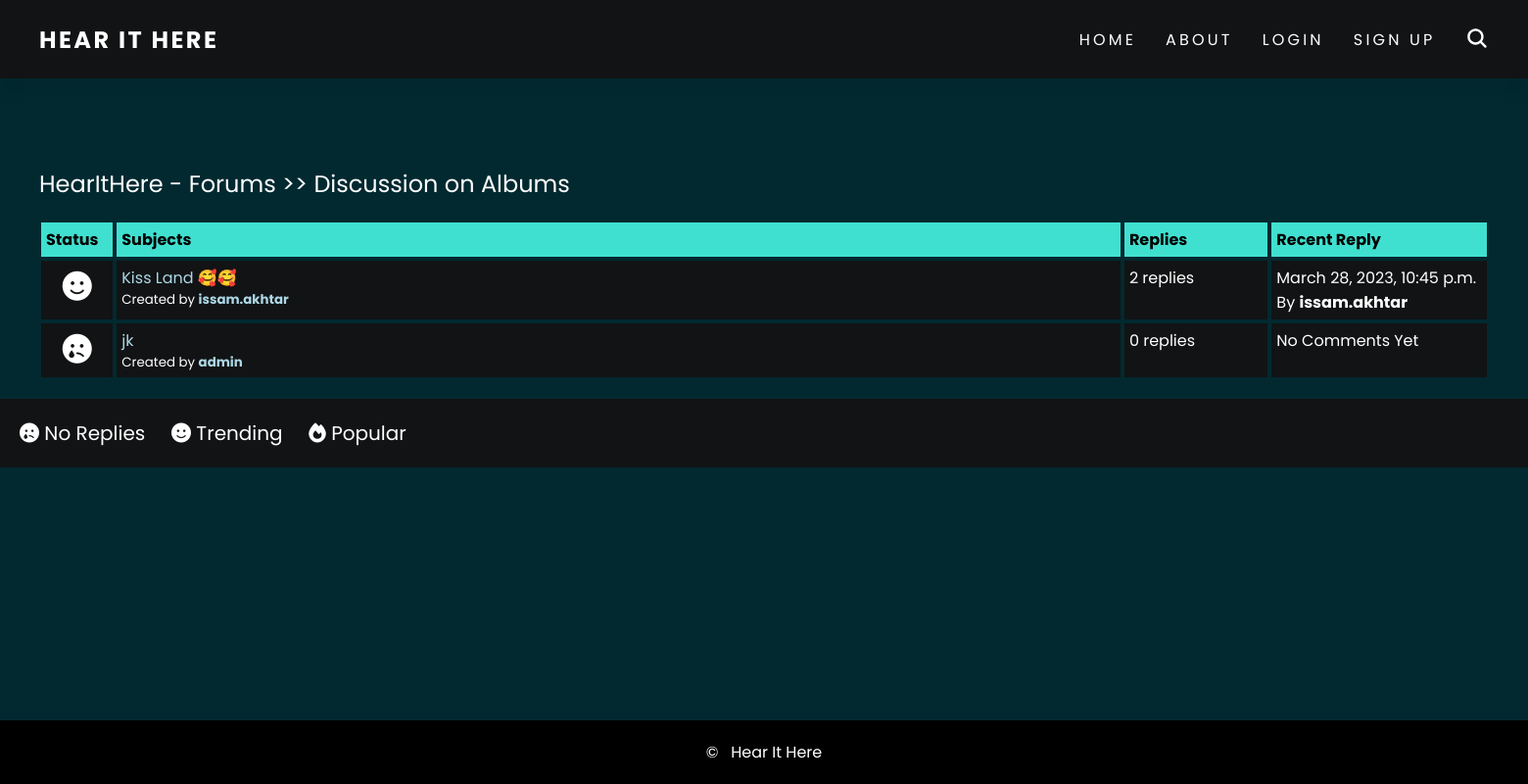
Page /forum/3/ on the earlier database version.
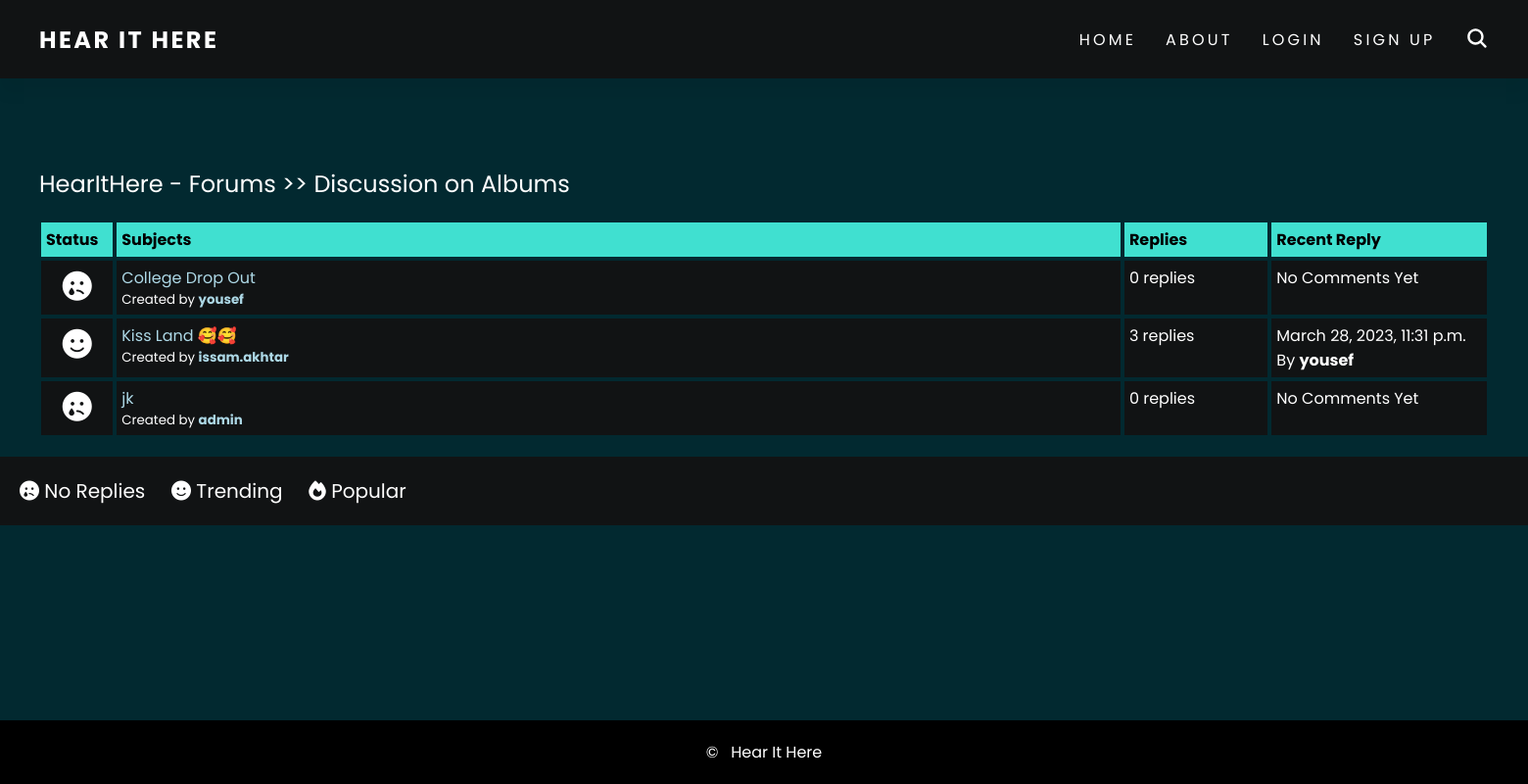
Same page on the later database version.
### forum/models.py (models this page shows, shortened)
class Category(models.Model):
    title = models.CharField(max_length=50, unique=True, null=False)
    content = models.CharField(max_length=500, null=True)

class Post(models.Model):
    title = models.CharField(max_length=100, unique=True, null=False)
    description = models.TextField(null=False)
    time = models.DateTimeField(auto_now_add=True)
    user = models.ForeignKey(CustomUser, on_delete=models.CASCADE)
    category = models.ForeignKey(Category, on_delete=models.CASCADE)

class Comment(models.Model):
    description = models.TextField(null=False, verbose_name="Reply:")
    time = models.DateTimeField(auto_now_add=True)
    user = models.ForeignKey(CustomUser, on_delete=models.CASCADE)
    post = models.ForeignKey(Post, on_delete=models.CASCADE)

### account/models.py (models this page shows, shortened)
class CustomUser(AbstractBaseUser, PermissionsMixin):
    email = models.EmailField(max_length=255, null=False, unique=True)
    username = models.CharField(max_length=50, null=False, unique=True)
    date_joined = models.DateTimeField(auto_now_add=True)
    is_staff = models.BooleanField(default=False)
    is_active = models.BooleanField(default=False)
    is_mod = models.BooleanField(default=False)
    USERNAME_FIELD = 'username'
    REQUIRED_FIELDS = ['email']
    objects = CustomUserManager()

### forum/views.py (the view)
# urls.py: path('<int:category_id>/', views.browse_posts, name='posts'),
def browse_posts(request, category_id):
    category = get_object_or_404(Category, id=category_id)
    posts = Post.objects.filter(category_id=category_id).order_by('-time')
    return render(request, 'forum/posts.html', {'category': category, 'posts': posts})

### forum/templates/forum/posts.html (shortened to what this page needs)
{% extends 'templates/base.html' %}
{% block content %}
<div class="container">
    <div class="navigate">
        <span>  <a href="{% url 'homepage:home' %}">HearItHere - Forums >> {{ category.title }}</a></span>
    </div>
    <div class="posts-table">
        <div class="table-head">
            <div class="status">Status</div>
            <div class="subjects">Subjects</div>
            <div class="replies">Replies</div>
            <div class="last-reply">Recent Reply</div>
        </div>
        {% for post in posts %}
        <div class="table-row">
            {% if post.comment_set.count == 0 %}
                 <div class = "status"><i class="fa-solid fa-face-sad-tear"></i></div>
            {% elif post.comment_set.count < 4 %}
                <div class = "status"><i class="fa-solid fa-face-smile"></i></div>
            {% else %}
                <div class = "status"><i class="fa-solid fa-fire"></i></div>
            {% endif %}
            <div class = "subjects"><a href="{% url 'forum:view_post' category_id=category.id post_id=post.id %}">
                {{ post.title }}</a>
                <div class="created-by">
                    <span>Created by <b><a href="{% url 'account:profile' username=post.user.username %}">
                        {{ post.user.username }}</a></b></span>
                </div>
            </div>
            <div class="replies">
                {{ post.comment_set.count }} replies
                <br>
            </div>
            <div class="last-reply">
                {% if post.comment_set.count == 0 %}
                    No Comments Yet
                {% else %}
                    {{ post.comment_set.last.time }}
                    <br>
                    By <b><a href="{% url 'account:profile' username=post.comment_set.last.user.username %}"></a>
                        {{ post.comment_set.last.user.username }}</a></b>
                        {% endif %}
            </div>
        </div>
        {% endfor %}
    </div>
</div>
<div class = "note">
    <span>
        <i class="fa-solid fa-face-sad-tear"></i> No Replies&nbsp;&nbsp;&nbsp;&nbsp;
    </span>
    <span>
        <i class="fa-solid fa-face-smile"></i> Trending&nbsp;&nbsp;&nbsp;&nbsp;
    </span>
    <span>
        <i class="fa-solid fa-fire"></i> Popular&nbsp;&nbsp;&nbsp;&nbsp;
    </span>
</div>
{% endblock %}

### templates/base.html (shortened to what this page needs)
 {% load static %}
<!DOCTYPE html>
<html lang="en">
    <head>
        <link rel="stylesheet" href="{% static 'css/style.css' %}" />
        <link
            href="https://unpkg.com/boxicons@2.1.4/css/boxicons.min.css"
            rel="stylesheet"
        />
    </head>
    <body>
        <header>
            <a href="{% url 'homepage:home' %}" class="logo">Hear It Here</a>
            <div class="nav-bar">
                <ul class="nav-list">
                    <li>
                        <a class="nav-items" href="{% url 'homepage:home' %}">Home</a>
                    </li>
                    <li>
                        <a class="nav-items" href="{% url 'account:about'%}">About</a>
                    </li>
                    {% if user.is_authenticated %}
                    <li>
                        <a class="nav-items" href="{% url 'account:genre'%}">Genre Match</a>
                    </li>
                    <li>
                        <a class="nav-items" href="{% url 'account:logout' %}">Logout</a>
                    </li>
                    <li>
                        <a class="nav-items" href="{% url 'account:profile' username=user.username %}">Profile</a>
                    </li>
                    {% else %}
                    <li>
                        <a class="nav-items" href="{% url 'account:login' %}">Login</a>
                    </li>
                    <li>
                        <a class="nav-items" href="{% url 'account:signup' %}">Sign Up</a>
                    </li>
                    {% endif %}
                </ul>
                <div class="search">
                  <span class="icon">
                    <ion-icon name="search" class="searchBtn" onclick="submitForm()"></ion-icon>
                  </span>
                </div>
            </div>
        </header>
        <br /><br /><br />
        <br /><br /><br />
        <main>{% block content %} {% endblock %}</main>
    <footer class="footer-bottom">
        <span>&copy; &nbsp; Hear It Here</span>
    </footer>
</body>
    </body>
</html>

### static/css/style.css (style rules this page uses)
* { margin: 0; padding: 0; box-sizing: border-box; font-family: 'Poppins'; }
body { min-height: 100vh; background: rgb(2, 41, 48) 100%; overflow-x: hidden; color: #fff; height: 100%; display: flex; flex-direction: column; margin-top: auto; }
main { flex: 1 0 auto; }
a { color: #fff; text-decoration: none; }
.container { margin: 0 20px; padding-bottom: 20px !important; padding: 0 20px; }
.subjects a { color: lightblue; }
header { position: absolute; top: 0; left: 0; width: 100%; height: 80px; background: #111314; padding: 20px 40px; display: flex; justify-content: space-between; align-items: center; box-shadow: 0 15px 15px rgba(0, 0, 0, 0.05); z-index: 20; }
.logo { color: #fff; text-decoration: none; font-size: 1.5em; font-weight: 700; text-transform: uppercase; letter-spacing: 0.1em; }
.nav-items { color: #fff; }
.nav-bar { display: flex; align-items: center; }
header ul { position: relative; display: flex; gap: 30px; }
header ul li { list-style: none; }
header ul li a { position: relative; text-decoration: none; font-size: 1em; color: #333; text-transform: uppercase; letter-spacing: 0.2em; }
header ul li a::before { content: ''; position: absolute; bottom: -2px; width: 100%; height: 2px; background: #40E0D0; transform: scaleX(0); transition: transform 0.5s ease-in-out; transform-origin: right; }
header .search { position: relative; display: flex; justify-content: center; align-items: center; font-size: 1.5em; z-index: 10; cursor: pointer; }
.searchBtn { position: relative; left: 30px; top: 2.5px; transition: 0.5s ease-in-out; }
footer { flex-shrink: 0; margin-top: 30px; padding: 20px; background-color: black; text-align: center; }
.table-head { display: flex; }
.table-head div { padding: 5px; margin: 2px; background: #40E0D0; font-weight: bold; color: black; }
.table-head .status { flex: 5%; }
.table-head .subjects { flex: 70%; }
.table-head .replies { flex: 10%; }
.table-head .last-reply { flex: 15%; }
.table-row { display: flex; }
.table-row .status, .table-row .subjects, .table-row .replies, .table-row .last-reply { padding: 5px; margin: 2px; background-color: #111314; }
.table-row .status { flex: 5%; font-size: 30px; text-align: center; }
.table-row .subjects { flex: 70%; }
.table-row .replies { flex: 10%; }
.table-row .last-reply { flex: 15%; }
.navigate { margin-block: 20px; font-weight: lighter; font-size: 24px; }
.navigate a { color: #fff; font-weight: bolder; }
.note { background-color: #111314; padding: 20px; display: block; }
.note span { font-size: 20px; margin-block: 5px; }
.created-by { font-size: smaller; }

Differences in the rows shown:
added Post: title "College Drop Out", user.username "yousef", comment_set.count "0", shows "No Comments Yet"
computed for Post "Kiss Land 🥰🥰": comment_set.count "2" → "3"; comment_set.last.time "March 28, 2023, 10:45 p.m." → "March 28, 2023, 11:31 p.m."; comment_set.last.user.username "issam.akhtar" → "yousef"
